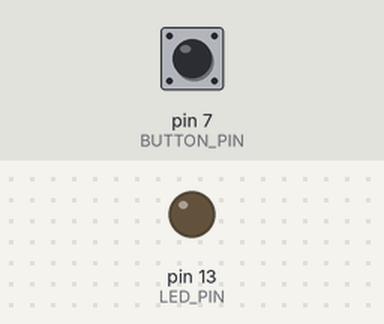
The sketch below on a simulated Arduino Uno, built with avr-gcc and run on an emulated ATmega328P. On the bench: output pins drawn as LEDs (lit = HIGH). Inputs (shaded band) come from the test bench; at power-on: pin 7 (BUTTON_PIN) HIGH.

Above: at 1.2 s.
1.3 s: pin 7 (BUTTON_PIN) pulled LOW for 0.15 s
At 1.37 s:
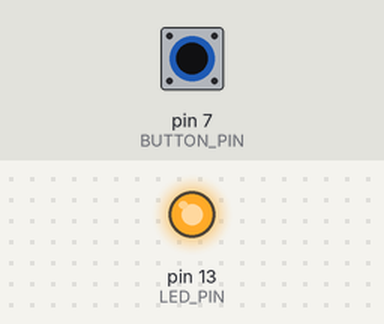
2.9 s: pin 7 (BUTTON_PIN) pulled LOW for 3.2 s
At 6.6 s:
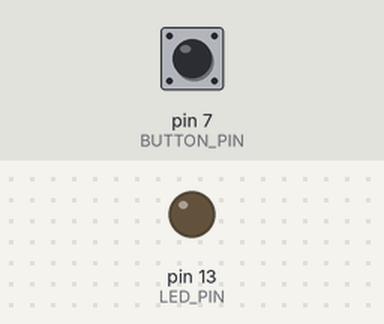
Timing chart, 0 to 8.1 s (numbered marks = the images above; inputs shaded):
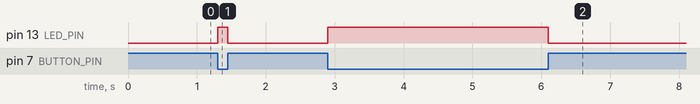

Measured:
- after the input at 1.3 s, pin 13 (LED_PIN): LOW → HIGH at once, → LOW 0.15 s later
- after the input at 2.9 s, pin 13 (LED_PIN): LOW → HIGH at once, → LOW 3.2 s later

The sketch:

q2.ino
```cpp
const int BUTTON_PIN = 7;
const int LED_PIN = 13;

void setup() {
  pinMode(BUTTON_PIN, INPUT_PULLUP); // LOW when pressed
  pinMode(LED_PIN, OUTPUT);
}

void loop() {
  int buttonState = digitalRead(BUTTON_PIN);

  if (buttonState == LOW) {
    digitalWrite(LED_PIN, HIGH); // LED ON while pressed
  } else {
    digitalWrite(LED_PIN, LOW);  // LED OFF when released
  }
}
```
